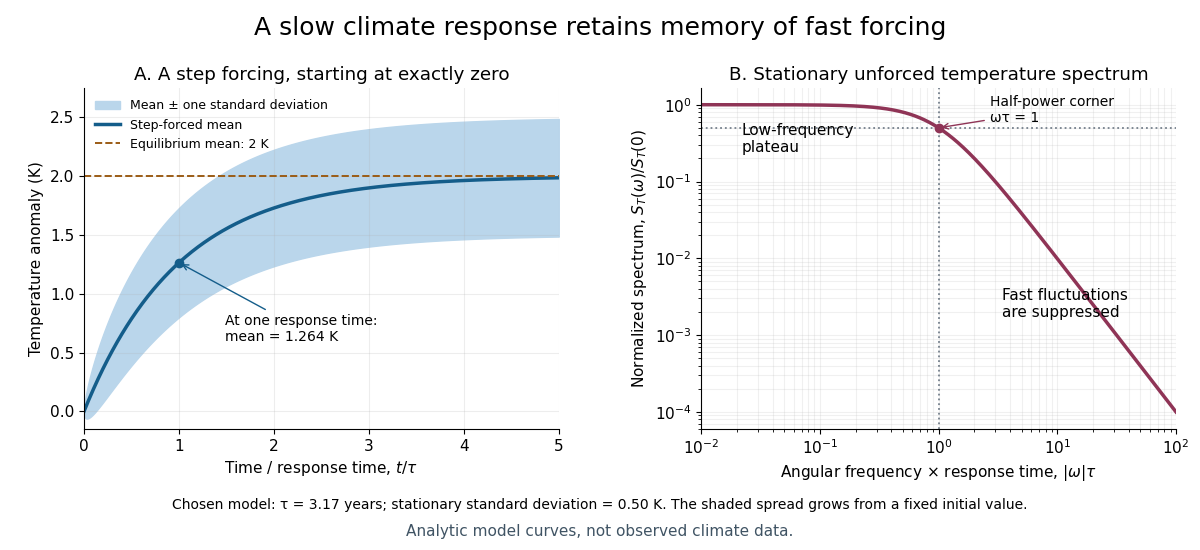

Source code (Python):
"""Original one-box climate curves; Python 3.14, numpy 2.3.5, matplotlib 3.10.7.

Run from _media to write the matching PNG to the current working directory.
The curves are analytic illustrative calculations, not measured climate data.
"""

from pathlib import Path

import matplotlib.pyplot as plt
import numpy as np


def main():
    heat_capacity = 2.0e8  # J m^-2 K^-1
    restoring = 2.0  # W m^-2 K^-1
    forcing = 4.0  # W m^-2
    noise_strength = 1.0e8  # (W m^-2)^2 s
    tau = heat_capacity / restoring
    variance = noise_strength / (heat_capacity * restoring)
    x = np.linspace(0.0, 5.0, 700)
    mean = forcing / restoring * (-np.expm1(-x))
    spread = np.sqrt(variance * (-np.expm1(-2 * x)))
    w_tau = np.geomspace(0.01, 100, 700)
    spectrum_ratio = 1.0 / (1.0 + w_tau**2)

    plt.rcParams.update({"font.family": "DejaVu Sans", "font.size": 11,
                         "axes.spines.top": False, "axes.spines.right": False})
    fig, (left, right) = plt.subplots(1, 2, figsize=(12, 5.5), dpi=100)
    fig.patch.set_facecolor("white")
    fig.suptitle("A slow climate response retains memory of fast forcing", fontsize=18, y=0.97)

    left.fill_between(x, mean - spread, mean + spread, color="#bad6eb", alpha=1,
                      label="Mean ± one standard deviation")
    left.plot(x, mean, color="#145d8a", linewidth=2.5, label="Step-forced mean")
    left.axhline(forcing / restoring, color="#9b5c16", linestyle="--", linewidth=1.4,
                 label="Equilibrium mean: 2 K")
    t_one = forcing / restoring * (1 - np.exp(-1))
    left.plot([1], [t_one], "o", color="#145d8a", markersize=6)
    left.annotate("At one response time:\nmean = 1.264 K", (1, t_one),
                  xytext=(1.48, 0.60), fontsize=10,
                  arrowprops={"arrowstyle": "->", "color": "#145d8a"})
    left.set(title="A. A step forcing, starting at exactly zero",
             xlabel=r"Time / response time, $t/\tau$", ylabel="Temperature anomaly (K)",
             xlim=(0, 5), ylim=(-0.15, 2.75))
    left.legend(loc="upper left", fontsize=9, frameon=False)
    left.grid(alpha=0.22)

    right.loglog(w_tau, spectrum_ratio, color="#8f3456", linewidth=2.5)
    right.axvline(1, color="#75808c", linestyle=":", linewidth=1.3)
    right.axhline(0.5, color="#75808c", linestyle=":", linewidth=1.3)
    right.plot([1], [0.5], "o", color="#8f3456")
    right.annotate("Half-power corner\nωτ = 1", (1, 0.5), xytext=(2.7, 0.6), fontsize=10,
                   arrowprops={"arrowstyle": "->", "color": "#8f3456"})
    right.text(0.022, 0.24, "Low-frequency\nplateau", fontsize=11)
    right.text(3.4, 0.0017, "Fast fluctuations\nare suppressed", fontsize=11)
    right.set(title="B. Stationary unforced temperature spectrum",
              xlabel=r"Angular frequency × response time, $|\omega|\tau$",
              ylabel=r"Normalized spectrum, $S_T(\omega)/S_T(0)$",
              xlim=(0.01, 100), ylim=(6e-5, 1.65))
    right.grid(which="both", alpha=0.18)
    fig.text(0.5, 0.075,
             f"Chosen model: τ = {tau / (365.25 * 86400):.2f} years; "
             f"stationary standard deviation = {np.sqrt(variance):.2f} K. "
             "The shaded spread grows from a fixed initial value.",
             ha="center", fontsize=10)
    fig.text(0.5, 0.025, "Analytic model curves, not observed climate data.",
             ha="center", fontsize=11, color="#405464")
    fig.subplots_adjust(left=0.07, right=0.98, bottom=0.22, top=0.84, wspace=0.30)
    fig.savefig(Path.cwd() / (Path(__file__).stem + ".png"),
                facecolor="white", transparent=False)
    plt.close(fig)


if __name__ == "__main__":
    main()
